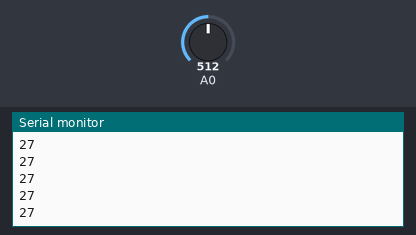
Bench run of a sketch on a simulated Arduino Uno, built with avr-gcc and run on an emulated ATmega328P. Parts: the last lines printed to the serial monitor. The inputs (shaded band) are chosen by the test bench; at power-on: A0 = 512.

Above: at 1.2 s.
1.3 s: A0 set to 716
At 1.31 s:
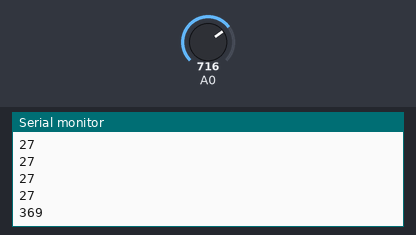
2.8 s: A0 set to 900
At 2.81 s:
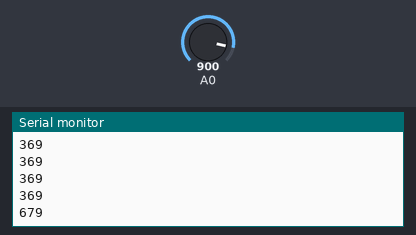
Timing chart, 0 to 5.8 s (numbered marks = the images above; inputs shaded):
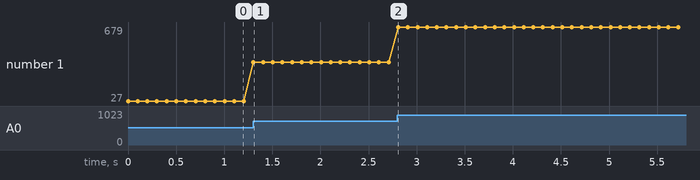

Measured:
- after the input at 1.3 s, the serial monitor: prints a new line at once (image 1)
- after the input at 2.8 s, the serial monitor: prints a new line at once (image 2)
- plotted number 1: 27 → 369 after the input at 1.3 s, 369 → 679 after the input at 2.8 s

The sketch:

02.30-Lux_meter.ino
```cpp
void setup() {
  Serial.begin(9600);
}

void loop() {
  int sensorValue = analogRead(A0);
  int lux = 1.68 * sensorValue - 833;
  Serial.println(lux);
  delay(100);
}
```
